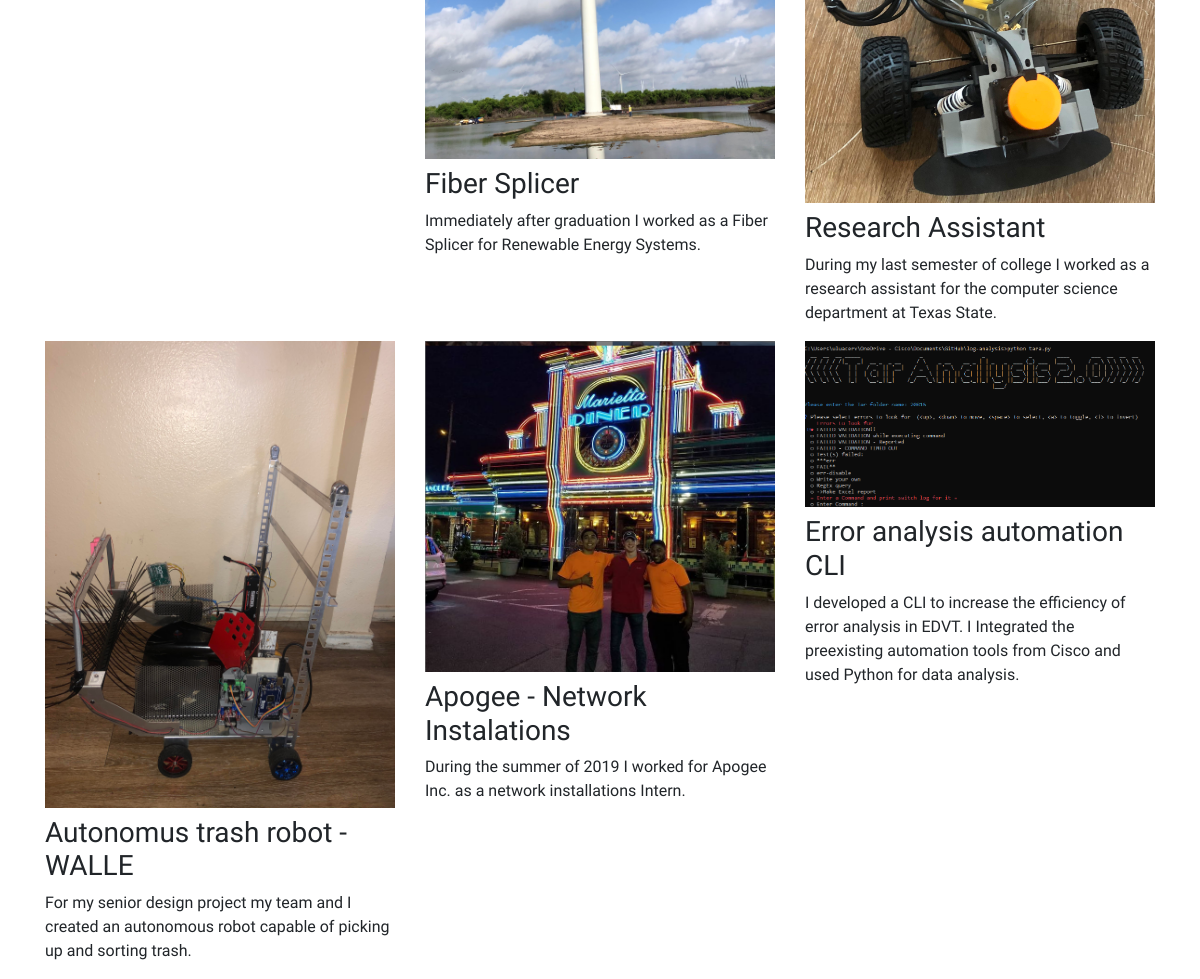
The app's page / (lower part), older data.
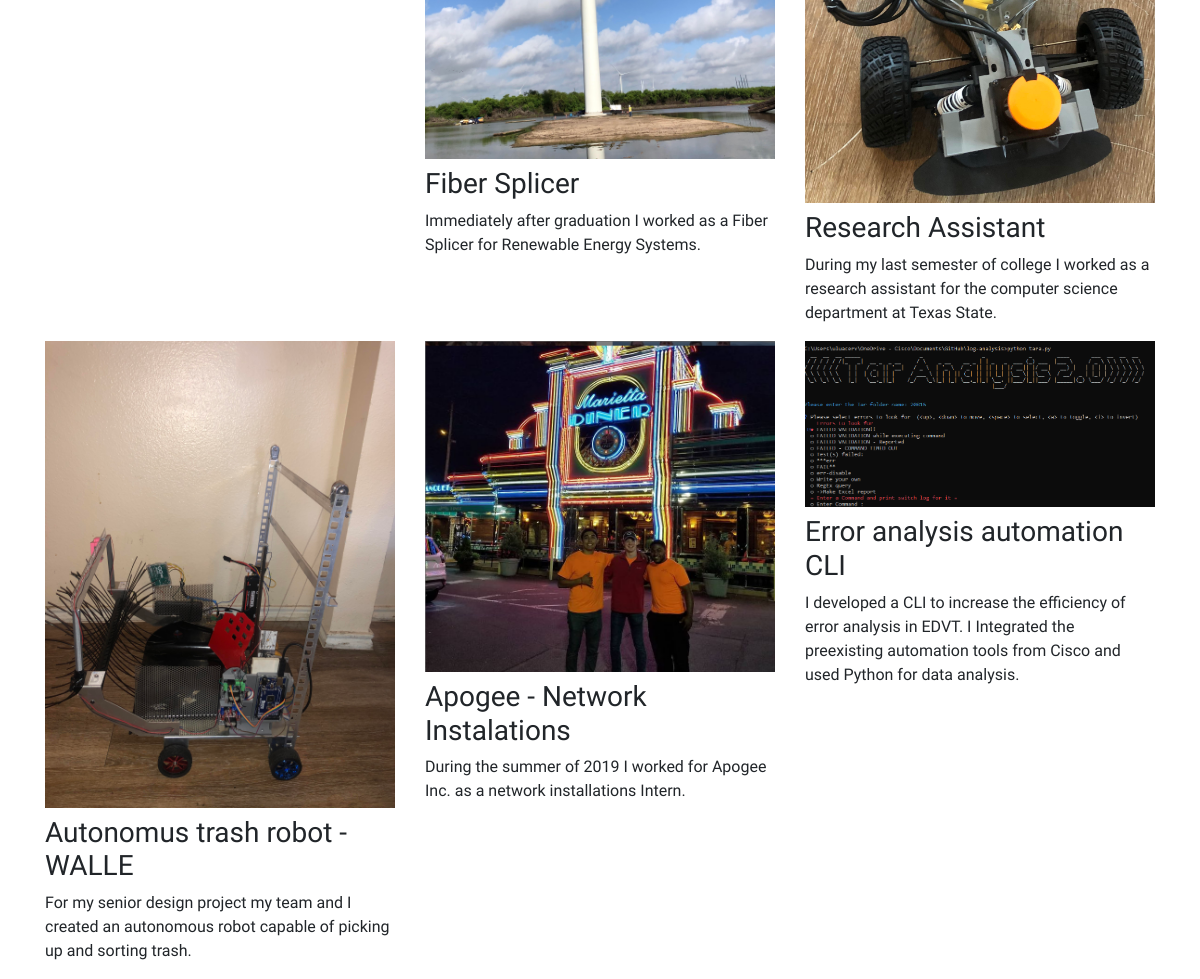
The same page, newer data.
### portfolio/models.py (models this page shows, shortened)
class Project(models.Model):
    title = models.CharField(max_length=100)
    description = models.CharField(max_length=250)
    image = models.ImageField(upload_to='portfolio/images/')
    url = models.URLField(blank=True)

### portfolio/views.py (the view)
# urls.py: 2. Add a URL to urlpatterns:  path('', views.home, name='home')
def home(request):
    projects = Project.objects.all()
    return render(request, 'portfolio/home.html', {'projects':projects})

### portfolio/templates/portfolio/home.html (shortened to what this page needs)
{% extends "portfolio/base.html" %}
{% load static %}
{% block content %}
<div class="row">
  {% for project in projects %}
  <div class="col-lg-4 col-md-6">
    {% if project.url %}
    <a href="{{ project.url }}">
      <img src="{{ project.image.url }}" class="img-fluid mb-2">
    </a>
    {% else %}
    <img src="{{ project.image.url }}" class="img-fluid mb-2">
    {% endif %}
    <h3>{{ project.title }}</h3>
    <p>{{ project.description }}</p>
  </div>
  {% endfor %}
</div>
{% endblock %}

Row changes from the older to the newer data that the page shows:
changed Project "Error analysis automation CLI": image: picture added; image: picture removed
